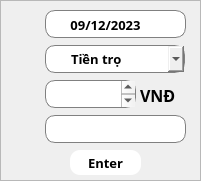
   <widget class="QFrame" name="PopupChi">
    <property name="geometry">
     <rect>
      <x>1320</x>
      <y>280</y>
      <width>201</width>
      <height>181</height>
     </rect>
    </property>
    <property name="styleSheet">
     <string notr="true">#PopupChi{
	background-color: #EDE4E0;
	border-radius: 15;
	border: 2px solid white;
}</string>
    </property>
    <property name="frameShape">
     <enum>QFrame::StyledPanel</enum>
    </property>
    <property name="frameShadow">
     <enum>QFrame::Raised</enum>
    </property>
    <widget class="QComboBox" name="comboBox_3">
     <property name="geometry">
      <rect>
       <x>45</x>
       <y>45</y>
       <width>140</width>
       <height>28</height>
      </rect>
     </property>
     <property name="font">
      <font>
       <family>Samsung Sharp Sans</family>
       <pointsize>10</pointsize>
       <weight>75</weight>
       <bold>true</bold>
      </font>
     </property>
     <property name="layoutDirection">
      <enum>Qt::LeftToRight</enum>
     </property>
     <property name="autoFillBackground">
      <bool>false</bool>
     </property>
     <property name="styleSheet">
      <string notr="true">QComboBox {
    border: 1px solid gray;
    border-radius: 10px;
    min-width: 6em;
	padding-left: 25;
}

QComboBox:on {
    border-bottom-left-radius: 0px;
    border-bottom-right-radius: 0px;
}

QComboBox QAbstractItemView {
    border-bottom-right-radius: 10px;
    border-bottom-left-radius: 10px;
    background: transparent;
    border: 1px solid gray;
    padding: 4px 4px 4px 4px
}

QComboBox::drop-down {
	image: url(&quot;:/Icon/Image/icons8-down-25.png&quot;);
	width:20;
	padding-left: 5
}
</string>
     </property>
     <property name="editable">
      <bool>false</bool>
     </property>
     <property name="currentIndex">
      <number>0</number>
     </property>
     <property name="maxVisibleItems">
      <number>10</number>
     </property>
     <item>
      <property name="text">
       <string>Tiền trọ</string>
      </property>
     </item>
     <item>
      <property name="text">
       <string>Sinh hoạt</string>
      </property>
     </item>
     <item>
      <property name="text">
       <string>Đi chơi</string>
      </property>
     </item>
     <item>
      <property name="text">
       <string>Ăn uống</string>
      </property>
     </item>
     <item>
      <property name="text">
       <string>Khác</string>
      </property>
     </item>
    </widget>
    <widget class="QPlainTextEdit" name="plainTextEdit_6">
     <property name="geometry">
      <rect>
       <x>45</x>
       <y>115</y>
       <width>141</width>
       <height>28</height>
      </rect>
     </property>
     <property name="font">
      <font>
       <family>Samsung Sharp Sans</family>
       <weight>75</weight>
       <bold>true</bold>
      </font>
     </property>
     <property name="styleSheet">
      <string notr="true">border-radius: 10;
background-color: white;
border: 1px solid gray;
padding-left: 5</string>
     </property>
     <property name="plainText">
      <string/>
     </property>
    </widget>
    <widget class="QLabel" name="label_17">
     <property name="geometry">
      <rect>
       <x>10</x>
       <y>45</y>
       <width>25</width>
       <height>25</height>
      </rect>
     </property>
     <property name="text">
      <string/>
     </property>
     <property name="pixmap">
      <pixmap resource="ResourceFile.qrc">:/Icon/Image/icons8-goal-40.png</pixmap>
     </property>
     <property name="scaledContents">
      <bool>true</bool>
     </property>
    </widget>
    <widget class="QLabel" name="label_18">
     <property name="geometry">
      <rect>
       <x>10</x>
       <y>80</y>
       <width>25</width>
       <height>25</height>
      </rect>
     </property>
     <property name="text">
      <string/>
     </property>
     <property name="pixmap">
      <pixmap resource="ResourceFile.qrc">:/Icon/Image/icons8-money-40.png</pixmap>
     </property>
     <property name="scaledContents">
      <bool>true</bool>
     </property>
    </widget>
    <widget class="QLabel" name="label_19">
     <property name="geometry">
      <rect>
       <x>10</x>
       <y>115</y>
       <width>25</width>
       <height>25</height>
      </rect>
     </property>
     <property name="text">
      <string/>
     </property>
     <property name="pixmap">
      <pixmap resource="ResourceFile.qrc">:/Icon/Image/icons8-note-40.png</pixmap>
     </property>
     <property name="scaledContents">
      <bool>true</bool>
     </property>
    </widget>
    <widget class="QLabel" name="label_22">
     <property name="geometry">
      <rect>
       <x>140</x>
       <y>85</y>
       <width>35</width>
       <height>20</height>
      </rect>
     </property>
     <property name="font">
      <font>
       <family>Samsung Sharp Sans</family>
       <pointsize>12</pointsize>
       <weight>75</weight>
       <bold>true</bold>
      </font>
     </property>
     <property name="text">
      <string>VNĐ</string>
     </property>
    </widget>
    <widget class="QPushButton" name="pushButton_SetChi">
     <property name="geometry">
      <rect>
       <x>70</x>
       <y>150</y>
       <width>71</width>
       <height>25</height>
      </rect>
     </property>
     <property name="font">
      <font>
       <family>Samsung Sharp Sans</family>
       <pointsize>10</pointsize>
       <weight>75</weight>
       <bold>true</bold>
      </font>
     </property>
     <property name="styleSheet">
      <string notr="true">#pushButton_SetChi
{
	border: 0px solid white;
	background-color: white;
	border-radius: 10px;
}
#pushButton_SetChi::pressed
{
	background-color: #99FFFF;
	border-style: inset;
}
#pushButton_SetChi::hover
{
	background-color: #BBBBBB;
	border-style: inset;
}</string>
     </property>
     <property name="text">
      <string>Enter</string>
     </property>
     <property name="icon">
      <iconset resource="ResourceFile.qrc">
       <normaloff>:/Icon/Image/icons8-next-50.png</normaloff>:/Icon/Image/icons8-next-50.png</iconset>
     </property>
     <property name="iconSize">
      <size>
       <width>20</width>
       <height>20</height>
      </size>
     </property>
    </widget>
    <widget class="QPlainTextEdit" name="plainTextEdit_7">
     <property name="geometry">
      <rect>
       <x>45</x>
       <y>80</y>
       <width>91</width>
       <height>28</height>
      </rect>
     </property>
     <property name="font">
      <font>
       <family>Samsung Sharp Sans</family>
       <pointsize>10</pointsize>
       <weight>75</weight>
       <bold>true</bold>
      </font>
     </property>
     <property name="styleSheet">
      <string notr="true">border-radius: 10;
background-color: white;
border: 1px solid gray;
padding-left: 15</string>
     </property>
     <property name="plainText">
      <string/>
     </property>
    </widget>
    <widget class="QLabel" name="label_23">
     <property name="geometry">
      <rect>
       <x>8</x>
       <y>8</y>
       <width>31</width>
       <height>31</height>
      </rect>
     </property>
     <property name="text">
      <string/>
     </property>
     <property name="pixmap">
      <pixmap resource="ResourceFile.qrc">:/Icon/Image/icons8-calendar-48.png</pixmap>
     </property>
     <property name="scaledContents">
      <bool>true</bool>
     </property>
    </widget>
    <widget class="QPlainTextEdit" name="plainTextEdit_8">
     <property name="geometry">
      <rect>
       <x>45</x>
       <y>10</y>
       <width>141</width>
       <height>28</height>
      </rect>
     </property>
     <property name="font">
      <font>
       <family>Samsung Sharp Sans</family>
       <weight>75</weight>
       <bold>true</bold>
      </font>
     </property>
     <property name="styleSheet">
      <string notr="true">border-radius: 10;
background-color: white;
border: 1px solid gray;
padding-left: 5</string>
     </property>
     <property name="plainText">
      <string/>
     </property>
    </widget>
    <widget class="QPushButton" name="pushButton_Selectday">
     <property name="geometry">
      <rect>
       <x>160</x>
       <y>12</y>
       <width>21</width>
       <height>24</height>
      </rect>
     </property>
     <property name="styleSheet">
      <string notr="true">#pushButton_Selectday
{
	border: 0px solid white;
	background-color: white;
	border-radius: 10px;
}
#pushButton_Selectday::pressed
{
	background-color: #99FFFF;
	border-style: inset;
}
#pushButton_Selectday::hover
{
	background-color: #BBBBBB;
	border-style: inset;
}</string>
     </property>
     <property name="text">
      <string/>
     </property>
     <property name="icon">
      <iconset resource="ResourceFile.qrc">
       <normaloff>:/Icon/Image/icons8-calendar-48.png</normaloff>:/Icon/Image/icons8-calendar-48.png</iconset>
     </property>
     <property name="iconSize">
      <size>
       <width>20</width>
       <height>20</height>
      </size>
     </property>
    </widget>
    <widget class="QLabel" name="label_date_selected">
     <property name="geometry">
      <rect>
       <x>60</x>
       <y>12</y>
       <width>91</width>
       <height>25</height>
      </rect>
     </property>
     <property name="font">
      <font>
       <family>Samsung Sharp Sans</family>
       <pointsize>10</pointsize>
       <weight>75</weight>
       <bold>true</bold>
      </font>
     </property>
     <property name="styleSheet">
      <string notr="true">#label_date_selected{
	background-color: white;
	border-radius: 10;
	border: 1px solid white;
	color: black
}</string>
     </property>
     <property name="text">
      <string>09/12/2023</string>
     </property>
     <property name="alignment">
      <set>Qt::AlignCenter</set>
     </property>
    </widget>
   </widget>
